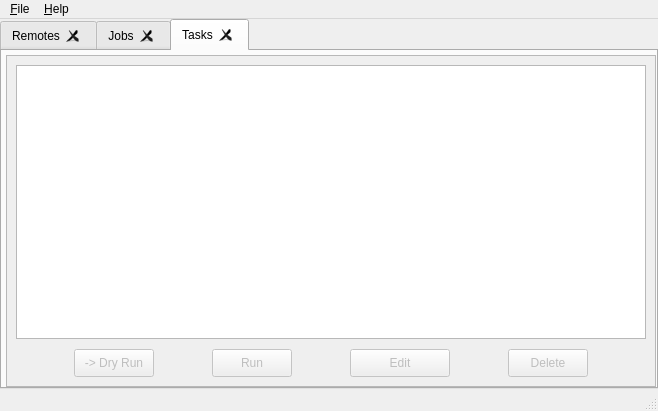
<?xml version="1.0" encoding="UTF-8"?>
<ui version="4.0">
 <class>MainWindow</class>
 <widget class="QMainWindow" name="MainWindow">
  <property name="geometry">
   <rect>
    <x>0</x>
    <y>0</y>
    <width>658</width>
    <height>411</height>
   </rect>
  </property>
  <property name="windowTitle">
   <string>Rclone Browser</string>
  </property>
  <widget class="QWidget" name="widgetMain">
   <layout class="QVBoxLayout" name="verticalLayout_3">
    <property name="spacing">
     <number>0</number>
    </property>
    <property name="leftMargin">
     <number>0</number>
    </property>
    <property name="topMargin">
     <number>0</number>
    </property>
    <property name="rightMargin">
     <number>0</number>
    </property>
    <property name="bottomMargin">
     <number>0</number>
    </property>
    <item>
     <widget class="QTabWidget" name="tabs">
      <property name="currentIndex">
       <number>2</number>
      </property>
      <property name="tabsClosable">
       <bool>true</bool>
      </property>
      <widget class="QWidget" name="widget">
       <attribute name="title">
        <string>Remotes</string>
       </attribute>
       <layout class="QVBoxLayout" name="verticalLayout">
        <item>
         <widget class="QListWidget" name="remotes">
          <property name="editTriggers">
           <set>QAbstractItemView::NoEditTriggers</set>
          </property>
          <property name="selectionBehavior">
           <enum>QAbstractItemView::SelectRows</enum>
          </property>
         </widget>
        </item>
        <item>
         <layout class="QHBoxLayout" name="horizontalLayout">
          <item>
           <widget class="QPushButton" name="config">
            <property name="sizePolicy">
             <sizepolicy hsizetype="Fixed" vsizetype="Fixed">
              <horstretch>0</horstretch>
              <verstretch>0</verstretch>
             </sizepolicy>
            </property>
            <property name="text">
             <string>&amp;Config...</string>
            </property>
           </widget>
          </item>
          <item>
           <widget class="QPushButton" name="refresh">
            <property name="text">
             <string>Refresh</string>
            </property>
           </widget>
          </item>
          <item>
           <spacer name="horizontalSpacer">
            <property name="orientation">
             <enum>Qt::Horizontal</enum>
            </property>
            <property name="sizeHint" stdset="0">
             <size>
              <width>40</width>
              <height>20</height>
             </size>
            </property>
           </spacer>
          </item>
          <item>
           <widget class="QPushButton" name="open">
            <property name="enabled">
             <bool>false</bool>
            </property>
            <property name="text">
             <string>&amp;Open</string>
            </property>
           </widget>
          </item>
         </layout>
        </item>
       </layout>
      </widget>
      <widget class="QWidget" name="tab">
       <attribute name="title">
        <string>Jobs</string>
       </attribute>
       <layout class="QVBoxLayout" name="verticalLayout_2">
        <item>
         <widget class="QScrollArea" name="jobsArea">
          <property name="widgetResizable">
           <bool>true</bool>
          </property>
          <widget class="QWidget" name="scrollAreaWidgetContents">
           <property name="geometry">
            <rect>
             <x>0</x>
             <y>0</y>
             <width>624</width>
             <height>285</height>
            </rect>
           </property>
           <layout class="QVBoxLayout" name="verticalLayout_4">
            <property name="leftMargin">
             <number>0</number>
            </property>
            <property name="topMargin">
             <number>0</number>
            </property>
            <property name="rightMargin">
             <number>0</number>
            </property>
            <property name="bottomMargin">
             <number>0</number>
            </property>
            <item>
             <layout class="QVBoxLayout" name="jobs">
              <item>
               <widget class="QLabel" name="noJobsAvailable">
                <property name="text">
                 <string>No jobs are available</string>
                </property>
               </widget>
              </item>
              <item>
               <spacer name="verticalSpacer">
                <property name="orientation">
                 <enum>Qt::Vertical</enum>
                </property>
                <property name="sizeHint" stdset="0">
                 <size>
                  <width>20</width>
                  <height>40</height>
                 </size>
                </property>
               </spacer>
              </item>
             </layout>
            </item>
           </layout>
          </widget>
         </widget>
        </item>
       </layout>
      </widget>
      <widget class="QWidget" name="tasksTab">
       <attribute name="title">
        <string>Tasks</string>
       </attribute>
       <layout class="QVBoxLayout" name="verticalLayout_5">
        <property name="leftMargin">
         <number>4</number>
        </property>
        <property name="topMargin">
         <number>4</number>
        </property>
        <property name="rightMargin">
         <number>0</number>
        </property>
        <property name="bottomMargin">
         <number>0</number>
        </property>
        <item>
         <widget class="QScrollArea" name="tasksArea">
          <property name="widgetResizable">
           <bool>true</bool>
          </property>
          <widget class="QWidget" name="scrollAreaWidgetContentsTasks">
           <property name="geometry">
            <rect>
             <x>0</x>
             <y>0</y>
             <width>646</width>
             <height>307</height>
            </rect>
           </property>
           <layout class="QVBoxLayout" name="verticalLayout_6">
            <item>
             <widget class="QListWidget" name="tasksListWidget"/>
            </item>
            <item>
             <layout class="QVBoxLayout" name="tasks" stretch=""/>
            </item>
            <item>
             <widget class="QWidget" name="tasksActionBar" native="true">
              <property name="sizePolicy">
               <sizepolicy hsizetype="Minimum" vsizetype="Preferred">
                <horstretch>0</horstretch>
                <verstretch>0</verstretch>
               </sizepolicy>
              </property>
              <property name="minimumSize">
               <size>
                <width>200</width>
                <height>20</height>
               </size>
              </property>
              <property name="maximumSize">
               <size>
                <width>16777215</width>
                <height>32</height>
               </size>
              </property>
              <layout class="QHBoxLayout" name="horizontalLayout_2">
               <property name="spacing">
                <number>4</number>
               </property>
               <property name="leftMargin">
                <number>4</number>
               </property>
               <property name="topMargin">
                <number>4</number>
               </property>
               <property name="rightMargin">
                <number>4</number>
               </property>
               <property name="bottomMargin">
                <number>4</number>
               </property>
               <item>
                <widget class="QPushButton" name="buttonDryrunTask">
                 <property name="enabled">
                  <bool>false</bool>
                 </property>
                 <property name="sizePolicy">
                  <sizepolicy hsizetype="Fixed" vsizetype="Fixed">
                   <horstretch>0</horstretch>
                   <verstretch>0</verstretch>
                  </sizepolicy>
                 </property>
                 <property name="minimumSize">
                  <size>
                   <width>0</width>
                   <height>28</height>
                  </size>
                 </property>
                 <property name="text">
                  <string>-&gt; Dry Run</string>
                 </property>
                </widget>
               </item>
               <item>
                <widget class="QPushButton" name="buttonRunTask">
                 <property name="enabled">
                  <bool>false</bool>
                 </property>
                 <property name="sizePolicy">
                  <sizepolicy hsizetype="Fixed" vsizetype="Fixed">
                   <horstretch>0</horstretch>
                   <verstretch>0</verstretch>
                  </sizepolicy>
                 </property>
                 <property name="minimumSize">
                  <size>
                   <width>0</width>
                   <height>28</height>
                  </size>
                 </property>
                 <property name="text">
                  <string>Run</string>
                 </property>
                </widget>
               </item>
               <item>
                <widget class="QPushButton" name="buttonEditTask">
                 <property name="enabled">
                  <bool>false</bool>
                 </property>
                 <property name="sizePolicy">
                  <sizepolicy hsizetype="Fixed" vsizetype="Fixed">
                   <horstretch>0</horstretch>
                   <verstretch>0</verstretch>
                  </sizepolicy>
                 </property>
                 <property name="minimumSize">
                  <size>
                   <width>0</width>
                   <height>28</height>
                  </size>
                 </property>
                 <property name="maximumSize">
                  <size>
                   <width>100</width>
                   <height>16777215</height>
                  </size>
                 </property>
                 <property name="layoutDirection">
                  <enum>Qt::LeftToRight</enum>
                 </property>
                 <property name="text">
                  <string>Edit</string>
                 </property>
                </widget>
               </item>
               <item>
                <widget class="QPushButton" name="buttonDeleteTask">
                 <property name="enabled">
                  <bool>false</bool>
                 </property>
                 <property name="sizePolicy">
                  <sizepolicy hsizetype="Fixed" vsizetype="Fixed">
                   <horstretch>0</horstretch>
                   <verstretch>0</verstretch>
                  </sizepolicy>
                 </property>
                 <property name="minimumSize">
                  <size>
                   <width>0</width>
                   <height>28</height>
                  </size>
                 </property>
                 <property name="layoutDirection">
                  <enum>Qt::LeftToRight</enum>
                 </property>
                 <property name="text">
                  <string>Delete</string>
                 </property>
                </widget>
               </item>
              </layout>
             </widget>
            </item>
           </layout>
          </widget>
         </widget>
        </item>
       </layout>
      </widget>
     </widget>
    </item>
   </layout>
  </widget>
  <widget class="QMenuBar" name="menuBar">
   <property name="geometry">
    <rect>
     <x>0</x>
     <y>0</y>
     <width>658</width>
     <height>31</height>
    </rect>
   </property>
   <widget class="QMenu" name="menuFile">
    <property name="title">
     <string>&amp;File</string>
    </property>
    <addaction name="preferences"/>
    <addaction name="separator"/>
    <addaction name="quit"/>
   </widget>
   <widget class="QMenu" name="menuHelp">
    <property name="title">
     <string>&amp;Help</string>
    </property>
    <addaction name="about"/>
    <addaction name="aboutQt"/>
   </widget>
   <addaction name="menuFile"/>
   <addaction name="menuHelp"/>
  </widget>
  <widget class="QStatusBar" name="statusBar"/>
  <action name="about">
   <property name="text">
    <string>&amp;About</string>
   </property>
   <property name="menuRole">
    <enum>QAction::AboutRole</enum>
   </property>
  </action>
  <action name="aboutQt">
   <property name="text">
    <string>About &amp;Qt</string>
   </property>
   <property name="menuRole">
    <enum>QAction::AboutQtRole</enum>
   </property>
  </action>
  <action name="preferences">
   <property name="text">
    <string>&amp;Preferences...</string>
   </property>
   <property name="menuRole">
    <enum>QAction::PreferencesRole</enum>
   </property>
  </action>
  <action name="quit">
   <property name="text">
    <string>&amp;Quit</string>
   </property>
   <property name="shortcut">
    <string>Ctrl+Q</string>
   </property>
   <property name="menuRole">
    <enum>QAction::QuitRole</enum>
   </property>
  </action>
 </widget>
 <tabstops>
  <tabstop>tabs</tabstop>
  <tabstop>remotes</tabstop>
  <tabstop>config</tabstop>
  <tabstop>refresh</tabstop>
  <tabstop>open</tabstop>
  <tabstop>jobsArea</tabstop>
 </tabstops>
 <resources/>
 <connections/>
</ui>
